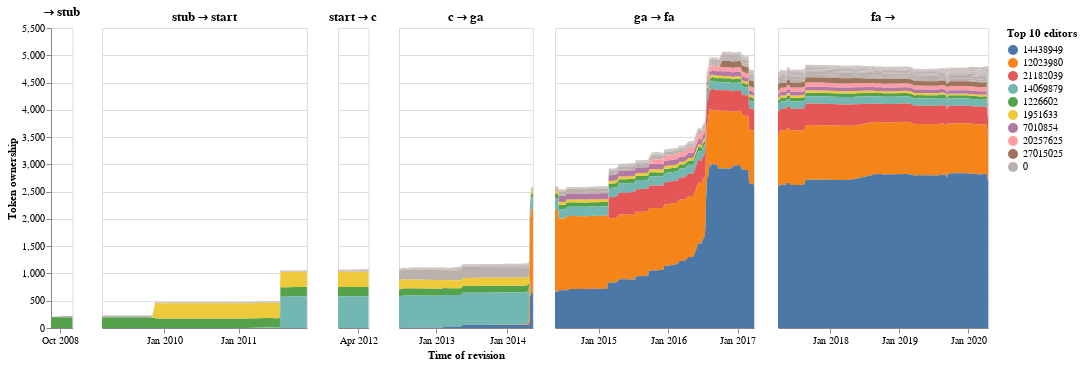

The notebook cell saved with this chart:
### Code cell
tick_count = np.rint(transition_duration*20)
center_panel = round(len(tl['class_transition'])/2)
fig_list = []
for i, transition in enumerate(tl['class_transition'].values):
    fig = alt.Chart(ts[ts['class_transition'] == transition]).mark_area().encode(
        x = alt.X(
            "rev_time", 
            title = None if i != center_panel else 'Time of revision', 
            axis = alt.Axis(grid = False, format = '%b %Y', tickCount = tick_count[i])
        ),
        y = alt.Y(
            "abs", 
            title = None if i > 0 else 'Token ownership', 
            axis = alt.Axis(labels = (i==0), domain = (i==0), ticks = (i==0))
        ),
        color = alt.Color('editor_top10:N', title = "Top 10 editors", sort = editor_order),
        order = alt.Order('ranking', sort = 'ascending')
    ).properties(
        title = transition, 
        width = 800*transition_duration[i]
    )
    fig_list.append(fig)
attribution_assesment_transitions = alt.hconcat(*fig_list).resolve_scale(y='shared').resolve_axis(y='shared')
attribution_assesment_transitions

### Figure 1 — Vega-Lite specification as saved in the notebook (floating-point values rounded to 4 significant figures; data arrays with more than 128 entries replaced by an {"elided": "..."} marker saying what was removed)
{"config": {"view": {"continuousWidth": 400, "continuousHeight": 300}}, "hconcat": [{"data": {"name": "data-4f925590314dd264f6560542c6adc993"}, "mark": "area", "encoding": {"color": {"type": "nominal", "field": "editor_top10", "sort": ["14438949", "12023980", "21182039", "14069879", "1226602", "1951633", "7010854", "20257625", "27015025", "10718397", "7611264", "23516672", "22015409", "18856113", "27823944", "10952742", "23284125", "1616157", "1239045", "18663209", "7902442", "35519569", "5950998", "13081108", "0|2601:9:3380:3C8:DAA2:5EFF:FE8F:2B56", "14637359", "13286072", "20483999", "2970597", "863017", "915833", "264323", "28903366", "11308236", "2260705", "67055", "3190816", "0|75.169.107.18", "2875984", "468111", "22759939", "1276024", "3729738", "12494142", "24549508", "19965906", "7098284", "38028158", "2300502", "3495083", "5886041", "22689343", "8001475", "1426328", "8372814", "1215485", "27992388", "36112485", "0|2409:4072:620A:88B9:0:0:248B:AC", "16902756", "3006008", "612496", "35936988", "30041183", "7903804", "14216826", "0|59.92.48.196", "18872885", "4851336", "8024439", "18936868", "13259281", "27213225", "134016", "30509987", "35252436", "9499232", "5350778"], "title": "Top 10 editors"}, "order": {"type": "quantitative", "field": "ranking", "sort": "ascending"}, "x": {"type": "temporal", "axis": {"format": "%b %Y", "grid": false, "tickCount": 1.0}, "field": "rev_time", "title": null}, "y": {"type": "quantitative", "axis": {"domain": true, "labels": true, "ticks": true}, "field": "abs", "title": "Token ownership"}}, "title": "  → stub", "width": 21.45}, {"data": {"name": "data-ed53ee980af331937b85ba4e3ab7f6a7"}, "mark": "area", "encoding": {"color": {"type": "nominal", "field": "editor_top10", "sort": ["14438949", "12023980", "21182039", "14069879", "1226602", "1951633", "7010854", "20257625", "27015025", "10718397", "7611264", "23516672", "22015409", "18856113", "27823944", "10952742", "23284125", "1616157", "1239045", "18663209", "7902442", "35519569", "5950998", "13081108", "0|2601:9:3380:3C8:DAA2:5EFF:FE8F:2B56", "14637359", "13286072", "20483999", "2970597", "863017", "915833", "264323", "28903366", "11308236", "2260705", "67055", "3190816", "0|75.169.107.18", "2875984", "468111", "22759939", "1276024", "3729738", "12494142", "24549508", "19965906", "7098284", "38028158", "2300502", "3495083", "5886041", "22689343", "8001475", "1426328", "8372814", "1215485", "27992388", "36112485", "0|2409:4072:620A:88B9:0:0:248B:AC", "16902756", "3006008", "612496", "35936988", "30041183", "7903804", "14216826", "0|59.92.48.196", "18872885", "4851336", "8024439", "18936868", "13259281", "27213225", "134016", "30509987", "35252436", "9499232", "5350778"], "title": "Top 10 editors"}, "order": {"type": "quantitative", "field": "ranking", "sort": "ascending"}, "x": {"type": "temporal", "axis": {"format": "%b %Y", "grid": false, "tickCount": 5.0}, "field": "rev_time", "title": null}, "y": {"type": "quantitative", "axis": {"domain": false, "labels": false, "ticks": false}, "field": "abs", "title": null}}, "title": "stub → start", "width": 204.9}, {"data": {"name": "data-17d1097530fc564336bbc451ec8117db"}, "mark": "area", "encoding": {"color": {"type": "nominal", "field": "editor_top10", "sort": ["14438949", "12023980", "21182039", "14069879", "1226602", "1951633", "7010854", "20257625", "27015025", "10718397", "7611264", "23516672", "22015409", "18856113", "27823944", "10952742", "23284125", "1616157", "1239045", "18663209", "7902442", "35519569", "5950998", "13081108", "0|2601:9:3380:3C8:DAA2:5EFF:FE8F:2B56", "14637359", "13286072", "20483999", "2970597", "863017", "915833", "264323", "28903366", "11308236", "2260705", "67055", "3190816", "0|75.169.107.18", "2875984", "468111", "22759939", "1276024", "3729738", "12494142", "24549508", "19965906", "7098284", "38028158", "2300502", "3495083", "5886041", "22689343", "8001475", "1426328", "8372814", "1215485", "27992388", "36112485", "0|2409:4072:620A:88B9:0:0:248B:AC", "16902756", "3006008", "612496", "35936988", "30041183", "7903804", "14216826", "0|59.92.48.196", "18872885", "4851336", "8024439", "18936868", "13259281", "27213225", "134016", "30509987", "35252436", "9499232", "5350778"], "title": "Top 10 editors"}, "order": {"type": "quantitative", "field": "ranking", "sort": "ascending"}, "x": {"type": "temporal", "axis": {"format": "%b %Y", "grid": false, "tickCount": 1.0}, "field": "rev_time", "title": null}, "y": {"type": "quantitative", "axis": {"domain": false, "labels": false, "ticks": false}, "field": "abs", "title": null}}, "title": "start → c", "width": 30.51}, {"data": {"name": "data-40043c7ebae5043de6c20f1bd420181e"}, "mark": "area", "encoding": {"color": {"type": "nominal", "field": "editor_top10", "sort": ["14438949", "12023980", "21182039", "14069879", "1226602", "1951633", "7010854", "20257625", "27015025", "10718397", "7611264", "23516672", "22015409", "18856113", "27823944", "10952742", "23284125", "1616157", "1239045", "18663209", "7902442", "35519569", "5950998", "13081108", "0|2601:9:3380:3C8:DAA2:5EFF:FE8F:2B56", "14637359", "13286072", "20483999", "2970597", "863017", "915833", "264323", "28903366", "11308236", "2260705", "67055", "3190816", "0|75.169.107.18", "2875984", "468111", "22759939", "1276024", "3729738", "12494142", "24549508", "19965906", "7098284", "38028158", "2300502", "3495083", "5886041", "22689343", "8001475", "1426328", "8372814", "1215485", "27992388", "36112485", "0|2409:4072:620A:88B9:0:0:248B:AC", "16902756", "3006008", "612496", "35936988", "30041183", "7903804", "14216826", "0|59.92.48.196", "18872885", "4851336", "8024439", "18936868", "13259281", "27213225", "134016", "30509987", "35252436", "9499232", "5350778"], "title": "Top 10 editors"}, "order": {"type": "quantitative", "field": "ranking", "sort": "ascending"}, "x": {"type": "temporal", "axis": {"format": "%b %Y", "grid": false, "tickCount": 3.0}, "field": "rev_time", "title": "Time of revision"}, "y": {"type": "quantitative", "axis": {"domain": false, "labels": false, "ticks": false}, "field": "abs", "title": null}}, "title": "c → ga", "width": 133.9}, {"data": {"name": "data-03766bc25091b843093b1a3b3ffd36d3"}, "mark": "area", "encoding": {"color": {"type": "nominal", "field": "editor_top10", "sort": ["14438949", "12023980", "21182039", "14069879", "1226602", "1951633", "7010854", "20257625", "27015025", "10718397", "7611264", "23516672", "22015409", "18856113", "27823944", "10952742", "23284125", "1616157", "1239045", "18663209", "7902442", "35519569", "5950998", "13081108", "0|2601:9:3380:3C8:DAA2:5EFF:FE8F:2B56", "14637359", "13286072", "20483999", "2970597", "863017", "915833", "264323", "28903366", "11308236", "2260705", "67055", "3190816", "0|75.169.107.18", "2875984", "468111", "22759939", "1276024", "3729738", "12494142", "24549508", "19965906", "7098284", "38028158", "2300502", "3495083", "5886041", "22689343", "8001475", "1426328", "8372814", "1215485", "27992388", "36112485", "0|2409:4072:620A:88B9:0:0:248B:AC", "16902756", "3006008", "612496", "35936988", "30041183", "7903804", "14216826", "0|59.92.48.196", "18872885", "4851336", "8024439", "18936868", "13259281", "27213225", "134016", "30509987", "35252436", "9499232", "5350778"], "title": "Top 10 editors"}, "order": {"type": "quantitative", "field": "ranking", "sort": "ascending"}, "x": {"type": "temporal", "axis": {"format": "%b %Y", "grid": false, "tickCount": 5.0}, "field": "rev_time", "title": null}, "y": {"type": "quantitative", "axis": {"domain": false, "labels": false, "ticks": false}, "field": "abs", "title": null}}, "title": "ga → fa", "width": 199.1}, {"data": {"name": "data-e8c2b944def2dadeb1b63020cafe50e9"}, "mark": "area", "encoding": {"color": {"type": "nominal", "field": "editor_top10", "sort": ["14438949", "12023980", "21182039", "14069879", "1226602", "1951633", "7010854", "20257625", "27015025", "10718397", "7611264", "23516672", "22015409", "18856113", "27823944", "10952742", "23284125", "1616157", "1239045", "18663209", "7902442", "35519569", "5950998", "13081108", "0|2601:9:3380:3C8:DAA2:5EFF:FE8F:2B56", "14637359", "13286072", "20483999", "2970597", "863017", "915833", "264323", "28903366", "11308236", "2260705", "67055", "3190816", "0|75.169.107.18", "2875984", "468111", "22759939", "1276024", "3729738", "12494142", "24549508", "19965906", "7098284", "38028158", "2300502", "3495083", "5886041", "22689343", "8001475", "1426328", "8372814", "1215485", "27992388", "36112485", "0|2409:4072:620A:88B9:0:0:248B:AC", "16902756", "3006008", "612496", "35936988", "30041183", "7903804", "14216826", "0|59.92.48.196", "18872885", "4851336", "8024439", "18936868", "13259281", "27213225", "134016", "30509987", "35252436", "9499232", "5350778"], "title": "Top 10 editors"}, "order": {"type": "quantitative", "field": "ranking", "sort": "ascending"}, "x": {"type": "temporal", "axis": {"format": "%b %Y", "grid": false, "tickCount": 5.0}, "field": "rev_time", "title": null}, "y": {"type": "quantitative", "axis": {"domain": false, "labels": false, "ticks": false}, "field": "abs", "title": null}}, "title": "fa →  ", "width": 210.2}], "resolve": {"axis": {"y": "shared"}, "scale": {"y": "shared"}}, "$schema": "https://vega.github.io/schema/vega-lite/v4.8.1.json", "datasets": {"data-4f925590314dd264f6560542c6adc993": [{"rev_time": "2008-09-20T00:00:00", "editor": "1226602", "abs": 200, "ranking": 5, "editor_top10": "1226602", "class_transition": "  → stub"}, {"rev_time": "2008-10-06T00:00:00", "editor": "0|75.169.107.18", "abs": 21, "ranking": 38, "editor_top10": 0, "class_transition": "  → stub"}, {"rev_time": "2008-10-06T00:00:00", "editor": "1226602", "abs": 197, "ranking": 5, "editor_top10": "1226602", "class_transition": "  → stub"}, {"rev_time": "2008-10-16T00:00:00", "editor": "0|75.169.107.18", "abs": 21, "ranking": 38, "editor_top10": 0, "class_transition": "  → stub"}, {"rev_time": "2008-10-16T00:00:00", "editor": "1226602", "abs": 197, "ranking": 5, "editor_top10": "1226602", "class_transition": "  → stub"}, {"rev_time": "2008-10-16T00:00:00", "editor": "2260705", "abs": 6, "ranking": 35, "editor_top10": 0, "class_transition": "  → stub"}], "data-ed53ee980af331937b85ba4e3ab7f6a7": {"elided": "173 records"}, "data-17d1097530fc564336bbc451ec8117db": [{"rev_time": "2012-01-18T00:00:00", "editor": "0|75.169.107.18", "abs": 6, "ranking": 38, "editor_top10": 0, "class_transition": "start → c"}, {"rev_time": "2012-01-18T00:00:00", "editor": "1226602", "abs": 170, "ranking": 5, "editor_top10": "1226602", "class_transition": "start → c"}, {"rev_time": "2012-01-18T00:00:00", "editor": "14069879", "abs": 580, "ranking": 4, "editor_top10": "14069879", "class_transition": "start → c"}, {"rev_time": "2012-01-18T00:00:00", "editor": "14637359", "abs": 11, "ranking": 26, "editor_top10": 0, "class_transition": "start → c"}, {"rev_time": "2012-01-18T00:00:00", "editor": "1951633", "abs": 278, "ranking": 6, "editor_top10": "1951633", "class_transition": "start → c"}, {"rev_time": "2012-01-18T00:00:00", "editor": "2260705", "abs": 6, "ranking": 35, "editor_top10": 0, "class_transition": "start → c"}, {"rev_time": "2012-01-18T00:00:00", "editor": "2300502", "abs": 2, "ranking": 49, "editor_top10": 0, "class_transition": "start → c"}, {"rev_time": "2012-01-18T00:00:00", "editor": "2875984", "abs": 4, "ranking": 39, "editor_top10": 0, "class_transition": "start → c"}, {"rev_time": "2012-01-18T00:00:00", "editor": "3190816", "abs": 1, "ranking": 37, "editor_top10": 0, "class_transition": "start → c"}, {"rev_time": "2012-01-18T00:00:00", "editor": "468111", "abs": 3, "ranking": 40, "editor_top10": 0, "class_transition": "start → c"}, {"rev_time": "2012-01-18T00:00:00", "editor": "612496", "abs": 1, "ranking": 61, "editor_top10": 0, "class_transition": "start → c"}, {"rev_time": "2012-01-18T00:00:00", "editor": "67055", "abs": 1, "ranking": 36, "editor_top10": 0, "class_transition": "start → c"}, {"rev_time": "2012-01-18T00:00:00", "editor": "8001475", "abs": 2, "ranking": 53, "editor_top10": 0, "class_transition": "start → c"}, {"rev_time": "2012-01-29T00:00:00", "editor": "0|75.169.107.18", "abs": 6, "ranking": 38, "editor_top10": 0, "class_transition": "start → c"}, {"rev_time": "2012-01-29T00:00:00", "editor": "1226602", "abs": 170, "ranking": 5, "editor_top10": "1226602", "class_transition": "start → c"}, {"rev_time": "2012-01-29T00:00:00", "editor": "14069879", "abs": 580, "ranking": 4, "editor_top10": "14069879", "class_transition": "start → c"}, {"rev_time": "2012-01-29T00:00:00", "editor": "14438949", "abs": 1, "ranking": 1, "editor_top10": "14438949", "class_transition": "start → c"}, {"rev_time": "2012-01-29T00:00:00", "editor": "14637359", "abs": 11, "ranking": 26, "editor_top10": 0, "class_transition": "start → c"}, {"rev_time": "2012-01-29T00:00:00", "editor": "1951633", "abs": 278, "ranking": 6, "editor_top10": "1951633", "class_transition": "start → c"}, {"rev_time": "2012-01-29T00:00:00", "editor": "2260705", "abs": 6, "ranking": 35, "editor_top10": 0, "class_transition": "start → c"}, {"rev_time": "2012-01-29T00:00:00", "editor": "2300502", "abs": 2, "ranking": 49, "editor_top10": 0, "class_transition": "start → c"}, {"rev_time": "2012-01-29T00:00:00", "editor": "2875984", "abs": 4, "ranking": 39, "editor_top10": 0, "class_transition": "start → c"}, {"rev_time": "2012-01-29T00:00:00", "editor": "3190816", "abs": 1, "ranking": 37, "editor_top10": 0, "class_transition": "start → c"}, {"rev_time": "2012-01-29T00:00:00", "editor": "468111", "abs": 3, "ranking": 40, "editor_top10": 0, "class_transition": "start → c"}, {"rev_time": "2012-01-29T00:00:00", "editor": "612496", "abs": 1, "ranking": 61, "editor_top10": 0, "class_transition": "start → c"}, {"rev_time": "2012-01-29T00:00:00", "editor": "67055", "abs": 1, "ranking": 36, "editor_top10": 0, "class_transition": "start → c"}, {"rev_time": "2012-01-29T00:00:00", "editor": "8001475", "abs": 2, "ranking": 53, "editor_top10": 0, "class_transition": "start → c"}, {"rev_time": "2012-03-27T00:00:00", "editor": "0|75.169.107.18", "abs": 6, "ranking": 38, "editor_top10": 0, "class_transition": "start → c"}, {"rev_time": "2012-03-27T00:00:00", "editor": "1226602", "abs": 170, "ranking": 5, "editor_top10": "1226602", "class_transition": "start → c"}, {"rev_time": "2012-03-27T00:00:00", "editor": "14069879", "abs": 580, "ranking": 4, "editor_top10": "14069879", "class_transition": "start → c"}, {"rev_time": "2012-03-27T00:00:00", "editor": "14438949", "abs": 1, "ranking": 1, "editor_top10": "14438949", "class_transition": "start → c"}, {"rev_time": "2012-03-27T00:00:00", "editor": "14637359", "abs": 11, "ranking": 26, "editor_top10": 0, "class_transition": "start → c"}, {"rev_time": "2012-03-27T00:00:00", "editor": "1951633", "abs": 278, "ranking": 6, "editor_top10": "1951633", "class_transition": "start → c"}, {"rev_time": "2012-03-27T00:00:00", "editor": "2260705", "abs": 6, "ranking": 35, "editor_top10": 0, "class_transition": "start → c"}, {"rev_time": "2012-03-27T00:00:00", "editor": "2300502", "abs": 2, "ranking": 49, "editor_top10": 0, "class_transition": "start → c"}, {"rev_time": "2012-03-27T00:00:00", "editor": "2875984", "abs": 4, "ranking": 39, "editor_top10": 0, "class_transition": "start → c"}, {"rev_time": "2012-03-27T00:00:00", "editor": "3190816", "abs": 1, "ranking": 37, "editor_top10": 0, "class_transition": "start → c"}, {"rev_time": "2012-03-27T00:00:00", "editor": "468111", "abs": 3, "ranking": 40, "editor_top10": 0, "class_transition": "start → c"}, {"rev_time": "2012-03-27T00:00:00", "editor": "67055", "abs": 1, "ranking": 36, "editor_top10": 0, "class_transition": "start → c"}, {"rev_time": "2012-03-27T00:00:00", "editor": "7902442", "abs": 6, "ranking": 21, "editor_top10": 0, "class_transition": "start → c"}, {"rev_time": "2012-03-27T00:00:00", "editor": "8001475", "abs": 2, "ranking": 53, "editor_top10": 0, "class_transition": "start → c"}, {"rev_time": "2012-05-09T00:00:00", "editor": "0|75.169.107.18", "abs": 6, "ranking": 38, "editor_top10": 0, "class_transition": "start → c"}, {"rev_time": "2012-05-09T00:00:00", "editor": "1226602", "abs": 170, "ranking": 5, "editor_top10": "1226602", "class_transition": "start → c"}, {"rev_time": "2012-05-09T00:00:00", "editor": "14069879", "abs": 580, "ranking": 4, "editor_top10": "14069879", "class_transition": "start → c"}, {"rev_time": "2012-05-09T00:00:00", "editor": "14216826", "abs": 16, "ranking": 64, "editor_top10": 0, "class_transition": "start → c"}, {"rev_time": "2012-05-09T00:00:00", "editor": "14438949", "abs": 1, "ranking": 1, "editor_top10": "14438949", "class_transition": "start → c"}, {"rev_time": "2012-05-09T00:00:00", "editor": "14637359", "abs": 11, "ranking": 26, "editor_top10": 0, "class_transition": "start → c"}, {"rev_time": "2012-05-09T00:00:00", "editor": "1951633", "abs": 274, "ranking": 6, "editor_top10": "1951633", "class_transition": "start → c"}, {"rev_time": "2012-05-09T00:00:00", "editor": "2260705", "abs": 6, "ranking": 35, "editor_top10": 0, "class_transition": "start → c"}, {"rev_time": "2012-05-09T00:00:00", "editor": "2300502", "abs": 2, "ranking": 49, "editor_top10": 0, "class_transition": "start → c"}, {"rev_time": "2012-05-09T00:00:00", "editor": "2875984", "abs": 4, "ranking": 39, "editor_top10": 0, "class_transition": "start → c"}, {"rev_time": "2012-05-09T00:00:00", "editor": "3190816", "abs": 1, "ranking": 37, "editor_top10": 0, "class_transition": "start → c"}, {"rev_time": "2012-05-09T00:00:00", "editor": "468111", "abs": 3, "ranking": 40, "editor_top10": 0, "class_transition": "start → c"}, {"rev_time": "2012-05-09T00:00:00", "editor": "67055", "abs": 1, "ranking": 36, "editor_top10": 0, "class_transition": "start → c"}, {"rev_time": "2012-05-09T00:00:00", "editor": "7902442", "abs": 6, "ranking": 21, "editor_top10": 0, "class_transition": "start → c"}, {"rev_time": "2012-05-09T00:00:00", "editor": "8001475", "abs": 2, "ranking": 53, "editor_top10": 0, "class_transition": "start → c"}], "data-40043c7ebae5043de6c20f1bd420181e": {"elided": "771 records"}, "data-03766bc25091b843093b1a3b3ffd36d3": {"elided": "3679 records"}, "data-e8c2b944def2dadeb1b63020cafe50e9": {"elided": "2387 records"}}}
